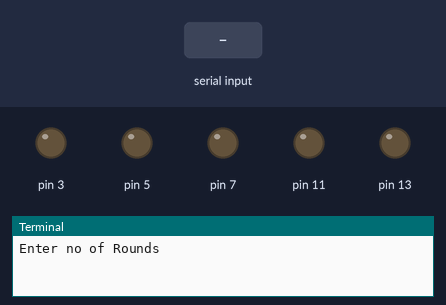
Bench run of a program on a simulated Raspberry Pi (header pin numbers). Shown: output pins drawn as LEDs (lit = HIGH), the last lines printed to the terminal. The inputs (shaded band) are chosen by the test bench.

Above: at 1.2 s.
1.3 s: "5" typed at the terminal, then Enter
At 2.1 s:
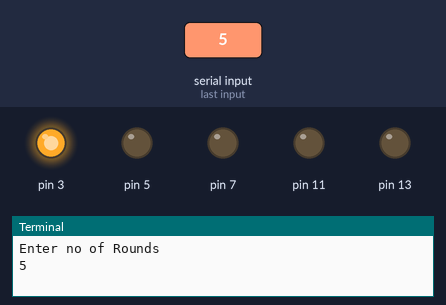
At 12.2 s:
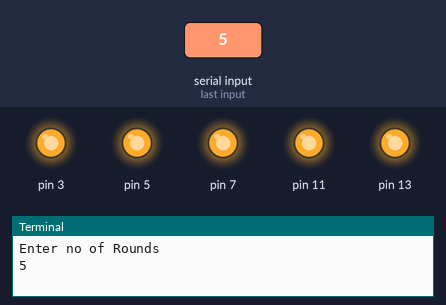
Timing chart, 0 to 18.8 s (numbered marks = the images above; inputs shaded):
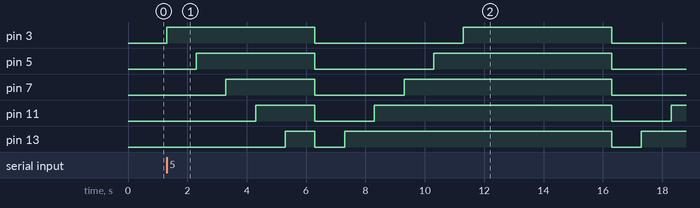

Measured:
- after the input at 1.3 s, pin 3: alternates HIGH for 5.0 s and LOW for 5.0 s, starting at once; pin 5: LOW → HIGH after 1.0 s, → LOW 4.0 s later, → HIGH 4.0 s later, → LOW 6.0 s later

The program:

userinput.py
```python
import RPi.GPIO as gpio
from time import sleep

gpio.setwarnings(False)
gpio.setmode(gpio.BOARD)
gpio.setup(3,gpio.OUT,initial=gpio.LOW)
gpio.setup(5,gpio.OUT,initial=gpio.LOW)
gpio.setup(7,gpio.OUT,initial=gpio.LOW)
gpio.setup(11,gpio.OUT,initial=gpio.LOW)
gpio.setup(13,gpio.OUT,initial=gpio.LOW)

user=int(input("Enter no of Rounds"))
i=0
for i in range(0,user,1):
    gpio.output(3,gpio.HIGH)
    sleep(1)

   # sleep(1)

    gpio.output(5,gpio.HIGH)
    sleep(1)
   # gpio.output(5,gpio.LOW)
   # sleep(1)

    gpio.output(7,gpio.HIGH)
    sleep(1)
   # gpio.output(7,gpio.LOW)
   # sleep(1)

    gpio.output(11,gpio.HIGH)
    sleep(1)
   # gpio.output(11,gpio.LOW)
   # sleep(1)


    gpio.output(13,gpio.HIGH)
    sleep(1)
    #gpio.output(13,gpio.LOW)
   # sleep(1)

    gpio.output(3,gpio.LOW)
    gpio.output(5,gpio.LOW)
    gpio.output(7,gpio.LOW)
    gpio.output(11,gpio.LOW)
    gpio.output(13,gpio.LOW)
    sleep(1)

    gpio.output(13,gpio.HIGH)
    sleep(1)
    gpio.output(11,gpio.HIGH)
    sleep(1)
    gpio.output(7,gpio.HIGH)
    sleep(1)
    gpio.output(5,gpio.HIGH)
    sleep(1)
    gpio.output(3,gpio.HIGH)
```
